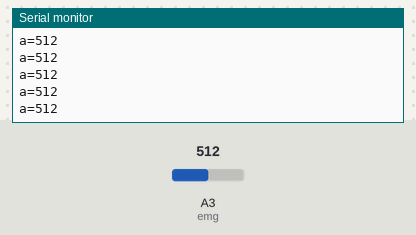
Bench run of a sketch on a simulated Arduino Uno, built with avr-gcc and run on an emulated ATmega328P. On the bench: the last lines printed to the serial monitor. The inputs (shaded band) are chosen by the test bench; at power-on: A3 (emg) = 512.

Above: at 1.2 s.
1.3 s: A3 (emg) set to 716
At 1.9 s:
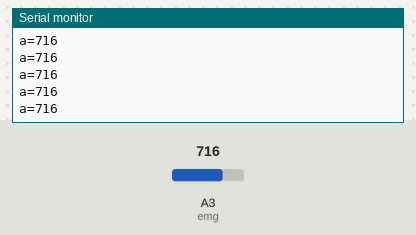
2.8 s: A3 (emg) set to 900
At 3.9 s:
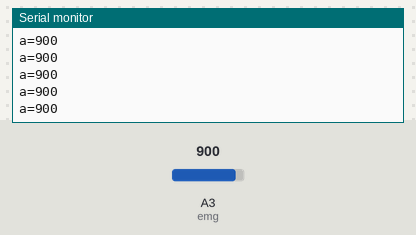
Timing chart, 0 to 5.8 s (numbered marks = the images above; inputs shaded):
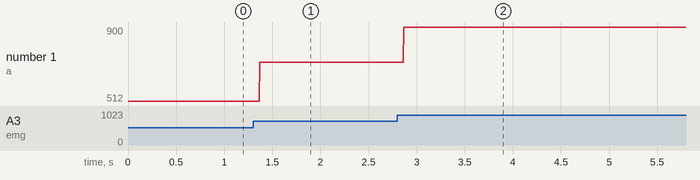

Measured:
- after the input at 1.3 s, the serial monitor: prints a new line after 0.07 s (image 1)
- after the input at 2.8 s, the serial monitor: prints a new line after 0.07 s (image 2)
- plotted number 1: 512 → 716 after the input at 1.3 s, 716 → 900 after the input at 2.8 s

The sketch:

emg_1.ino
```cpp
int emg=3;
void setup() {
  // put your setup code here, to run once:
  pinMode(emg,INPUT);
Serial.begin(9600);
}

void loop() {
  // put your main code here, to run repeatedly:
int a=analogRead(emg);
Serial.print("a=");
Serial.println(a);
//delay(500);

}
```
